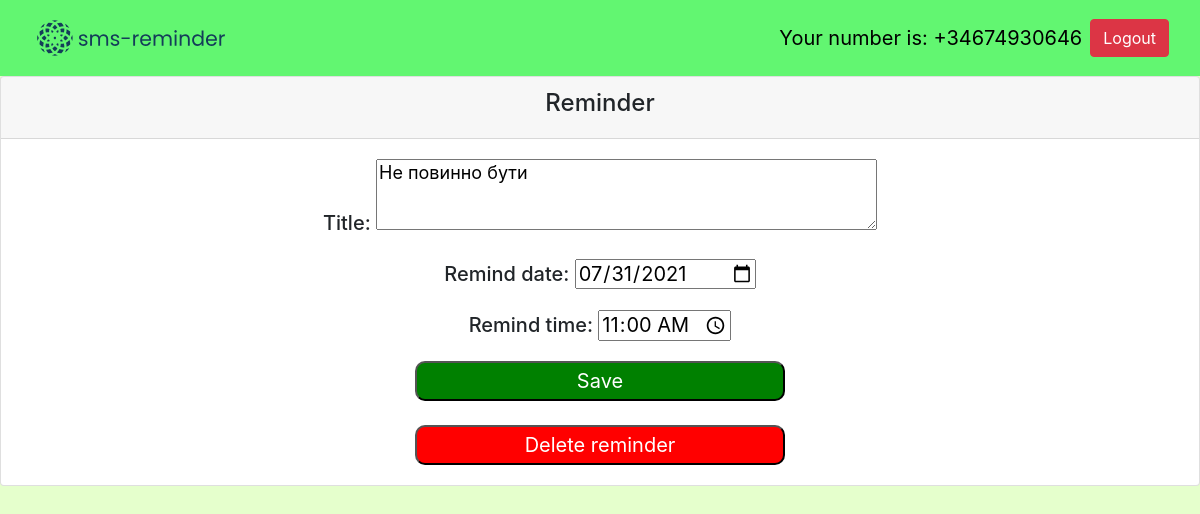
Screenshot of /remindetail/22/ (signed in) with the database file from the repository.
### reminder/models.py (models this page shows, shortened)
class Remind(models.Model):
    title = models.CharField(max_length=100)
    remind_date = models.DateField(default=datetime.date.today)
    remind_time = models.TimeField(default=datetime.time(10, 0))
    author = models.ForeignKey(User, on_delete=models.CASCADE)

### reminder/views.py (the view, shortened to what this page needs)
# urls.py: path('remindetail/<int:rdr_pk>/', views.remindetail, name='remindetail'),
def remindetail(request, rdr_pk):
    reminder = get_object_or_404(Remind, pk=rdr_pk, author=request.user)
    if request.method == 'GET':
        form = RemindForm(instance=reminder)
        return render(request, 'reminder/remindetail.html', {'reminder': reminder, 'form': form})

### reminder/forms.py
class RemindForm(ModelForm):
    class Meta:
        model = Remind
        fields = ('title', 'remind_date', 'remind_time',)
        widgets = {'remind_date': DateInput(),
                   'remind_time': forms.TimeInput(attrs={'type': 'time'}),
                   'title': forms.Textarea(attrs={'rows': 3, 'style': 'font-size: large',})
                   }

### reminder/templates/reminder/remindetail.html (shortened to what this page needs)
{% extends 'reminder/base.html' %}
{% load static %}
{% block content %}
<div class="card text-center">
  <div class="card-header">
      <h4>Reminder</h4>
  </div>
  <div class="card-body">
    <form method="POST">{% csrf_token %}
        <h5>{{ form.as_p }}</h5>
        <input style="color: white; background-color:green; font-size: 20px; border-radius: 10px; height:40px; width:370px;"
               type="submit" value="Save" />
    </form>
    <br>
    <form method="POST" action="{% url 'delete' reminder.id %}">{% csrf_token %}
        <input style="color: white; background-color:red; font-size: 20px; border-radius: 10px; height:40px; width:370px;"
               type="submit" value="Delete reminder" />
    </form>
  </div>
</div>
{% endblock %}

### reminder/templates/reminder/base.html (shortened to what this page needs)
<!doctype html>
<html lang="en">
    <head>
        {% load static %}
        <link rel="stylesheet" href="https://cdn.jsdelivr.net/npm/bootstrap@4.5.3/dist/css/bootstrap.min.css"
><link rel="stylesheet" href="{% static 'reminder/style.css' %}">
    </head>
    <body>
    {% load static %}
        <nav class="navbar navbar-expand-lg navbar-dark">
          <div class="container-fluid">
              <a href="{% url 'home' %}" class="navbar-brand">
                <img src="{% static '/reminder/logo.svg' %}" width="200" height="50" alt="logo">
              </a>
                <div class="user d-flex justify-content-end collapse navbar-collapse" id="navbarNav">
                {% if user.is_authenticated %}
                    <span class="navbar-text mr-2" style="color:black">Your number is: {{ user.username }}</span>
                        <form action="{% url 'logoutuser' %}" method="POST">
                            <input class="btn btn-danger" type="submit" value="Logout"/>
                        </form>
                {% endif %}
                </div>
          </div>
        </nav>
        {% block content %}{% endblock %}
    </body>
</html>

### reminder/static/reminder/style.css (style rules this page uses)
.navbar-dark { background: #62F671; font-size: 20px; }
.user { justify-content: space-between; }
body { background-color: #E5FFCC; }

### rows the page displays
Remind: title "Не повинно бути", remind_date "07/31/2021", remind_time "11:00:00"

### other values shown
{{ user.username }} "+34674930646"
